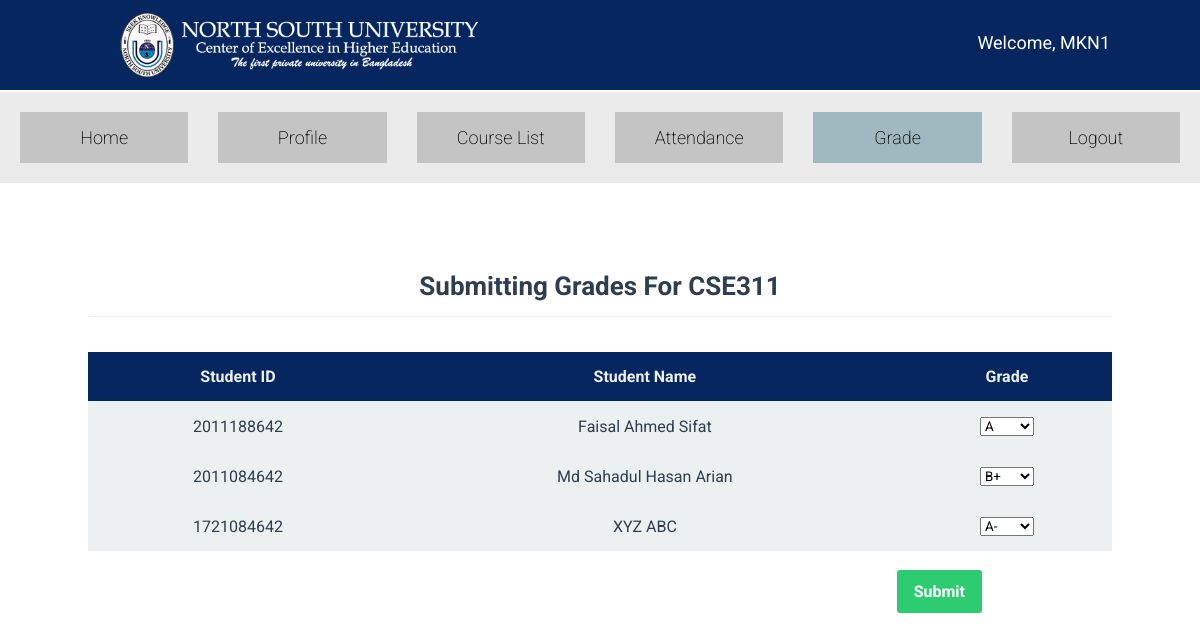
Page /faculty/submit_grades.php?course_id=CSE311 (signed in) on the earlier database version.
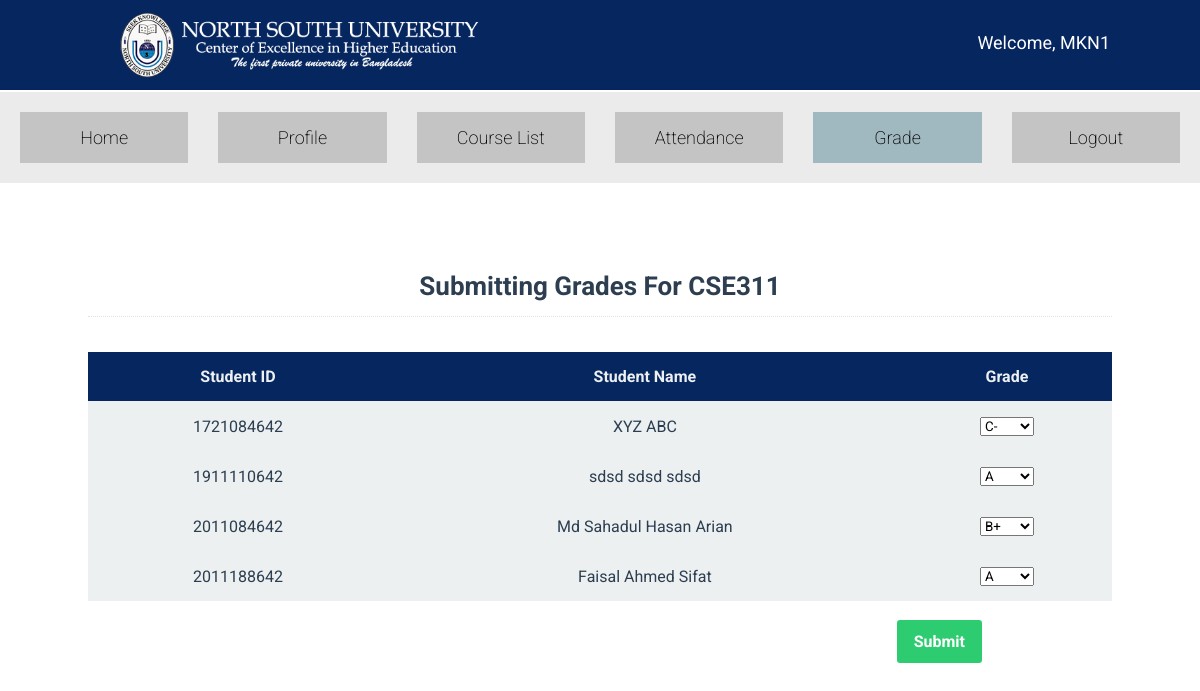
Same page on the later database version.
### tables this page shows
CREATE TABLE `taking` (
  `course_id` varchar(10) NOT NULL,
  `who_is_taking` int(11) NOT NULL
);

CREATE TABLE `student_profile` (
  `id` int(11) NOT NULL,
  `name` varchar(40) DEFAULT NULL,
  `fathers_name` varchar(40) DEFAULT NULL,
  `mothers_name` varchar(40) DEFAULT NULL,
  `department_name` varchar(10) DEFAULT NULL,
  `degree` varchar(40) NOT NULL,
  `credits` int(5) NOT NULL,
  `cgpa` decimal(4,2) DEFAULT NULL,
  `phone_number` varchar(15) DEFAULT NULL,
  `nid` varchar(50) NOT NULL,
  `birth_reg_no` varchar(50) NOT NULL,
  `dob` date NOT NULL,
  `gender` char(1) NOT NULL,
  `citizenship` varchar(20) DEFAULT NULL
);

### library/class.DB.php (called while the page is built, shortened)
<?php
class DB{
    public $connection;
    function __construct($configs){
        $this->connection = mysqli_connect($configs->host,$configs->username,$configs->password, $configs->dbname);
    }
    function query($sql, $debug=false){
        return mysqli_query($this->connection, $sql);
    }
}

### app.php (called while the page is built, shortened)
<?php
require PATH . './library/class.DB.php';
$APP_DB = new DB(new CONFIG_DB());

### faculty/submit_grades.php (the view, shortened to what this page needs)
<?php
include "../app.php";
function val_to_letter($val)
{
    if ($val == "4.0") return "A";
    if ($val == "3.7") return "A-";
    if ($val == "3.3") return "B+";
    if ($val == "1.7") return "C-";
}
function print_drop_down_for_grade_list($id)
{
    global $APP_DB;
    $result = $APP_DB->query("
        SELECT *
        FROM grades
        WHERE given_to='" . $id . "' AND course_id='" . $_GET['course_id'] . "';
    ");
    $flag_exists = false;
    if (mysqli_num_rows($result) == 1) $flag_exists = true;
    if ($flag_exists) {
        $val = mysqli_fetch_assoc($result)["grade_value"];
        $val = val_to_letter($val);
    }
    $grade_list = ["A", "A-", "B+", "B", "B-", "C+", "C", "C-", "D+", "D", "F"]
?>
    <select name="grade_for_<?php echo $id; ?>">
        <?php
        foreach ($grade_list as $grade_single) {
        ?>
            <option value="<?php echo $grade_single; ?>" <?php if ($flag_exists && $val == $grade_single) {
                                                            echo "selected";
                                                        } ?>><?php echo $grade_single; ?></option>
        <?php
        }
        ?>
    </select>
<?php
}
?>
<!DOCTYPE html>
<html lang="en">
<head>
    <link rel="stylesheet" href="../src/css/styles.css">
</head>
<body>
    <?php include "../template/header.php"; ?>
    <?php include "../template/sub_header.php"; ?>
    <div class="container_panel center_panel">
    <h2 class="table_desc">Submitting Grades For <?php echo $_GET['course_id']; ?></h2>
    <section>
        <form method="post">
            <table class="full_page_table">
                <tr>
                    <th>Student ID</th>
                    <th>Student Name</th>
                    <th>Grade</th>
                </tr>
                <?php
                $result = $APP_DB->query("
    SELECT t.course_id as 'course_id', s.id as 'student_id', s.name	as 'student_name'
    FROM taking as t JOIN student_profile as s ON t.who_is_taking=s.id
    AND t.course_id='" . $_GET['course_id'] . "';
");
                if (mysqli_num_rows($result) > 0) {
                    while ($row = mysqli_fetch_assoc($result)) {
                ?>
                        <tr>
                            <td><?php echo $row['student_id']; ?></td>
                            <td><?php echo $row['student_name'] ?></td>
                            <td><?php print_drop_down_for_grade_list($row['student_id']) ?></td>
                        </tr>
                <?php
                    }
                }
                ?>
            </table>
            <br>
            <input class="btn btn-green" style="position: absolute;right: 130px;" type="submit" name="request_for_grade_change" value="Submit">
        </form>
    </section>
    </div>
</body>
</html>

Differences in the rows shown:
shown differently, row unchanged: taking "XYZ ABC": who_is_taking "A-" → "C-"; moves up the list
added taking: who_is_taking "1911110642", who_is_taking.name "sdsd sdsd sdsd", who_is_taking "A"
shown differently, row unchanged: taking "Md Sahadul Hasan Arian": moves down the list
